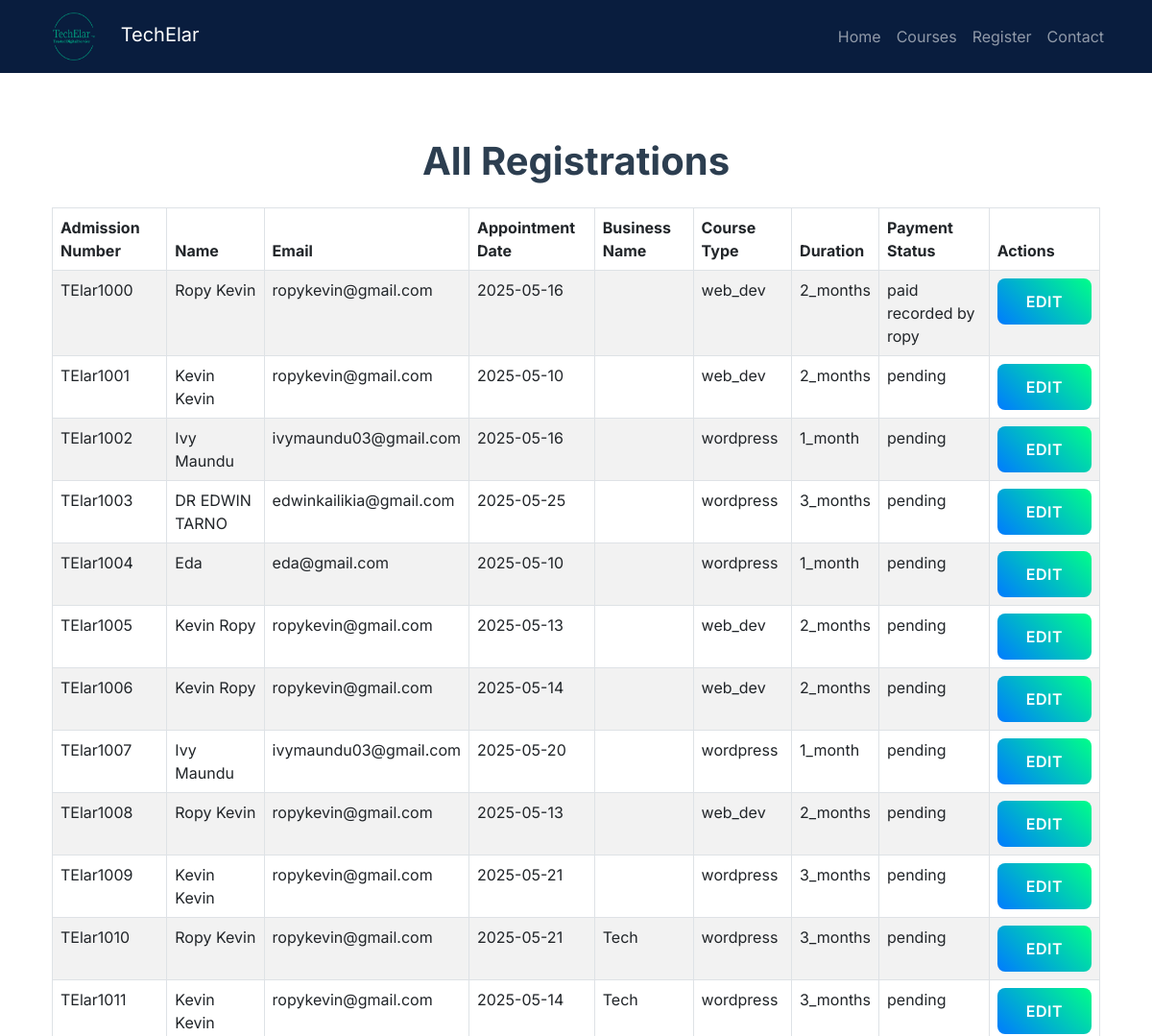
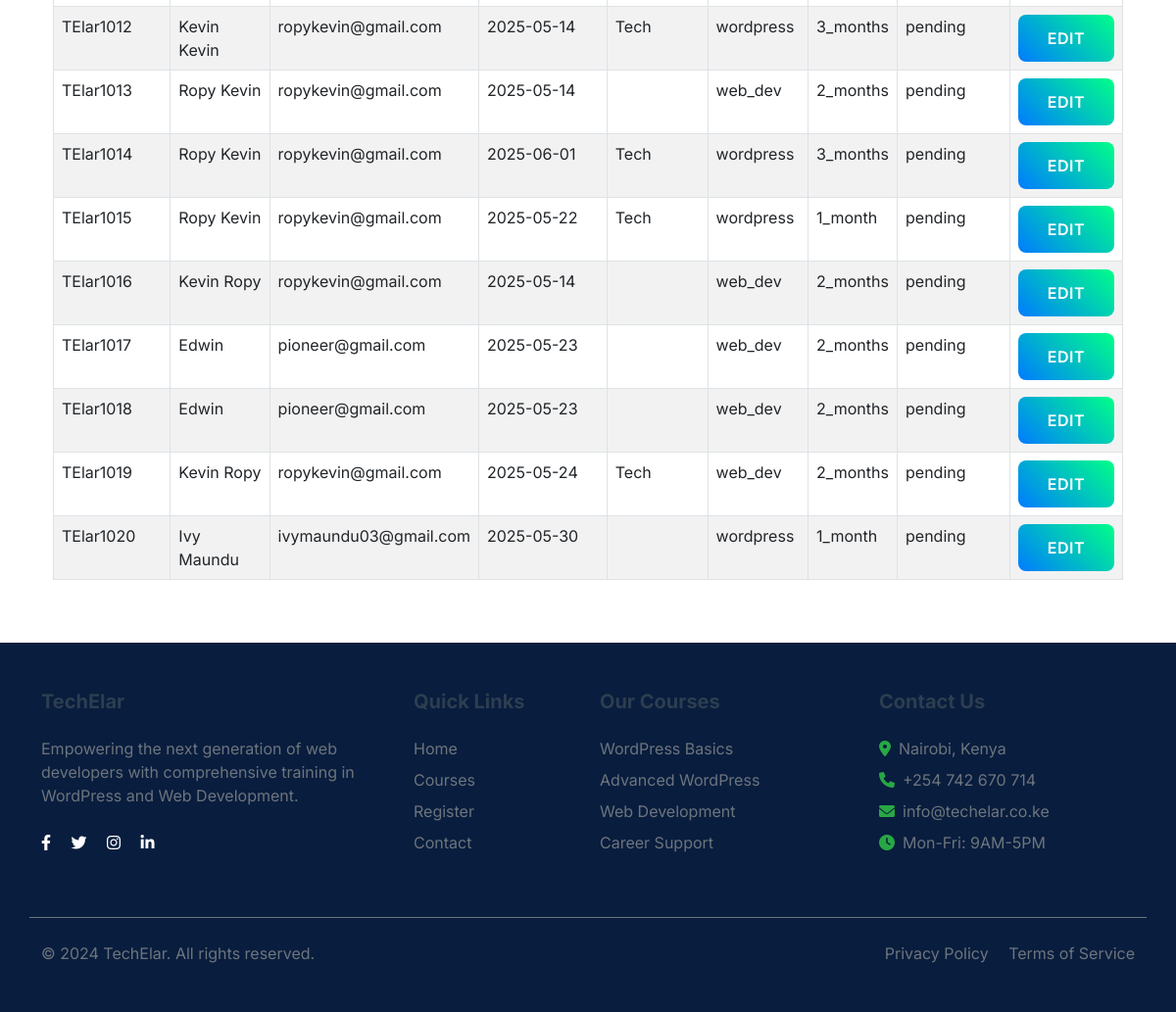
The app's page /admin/registrations, older data (2 pictures, top to bottom).
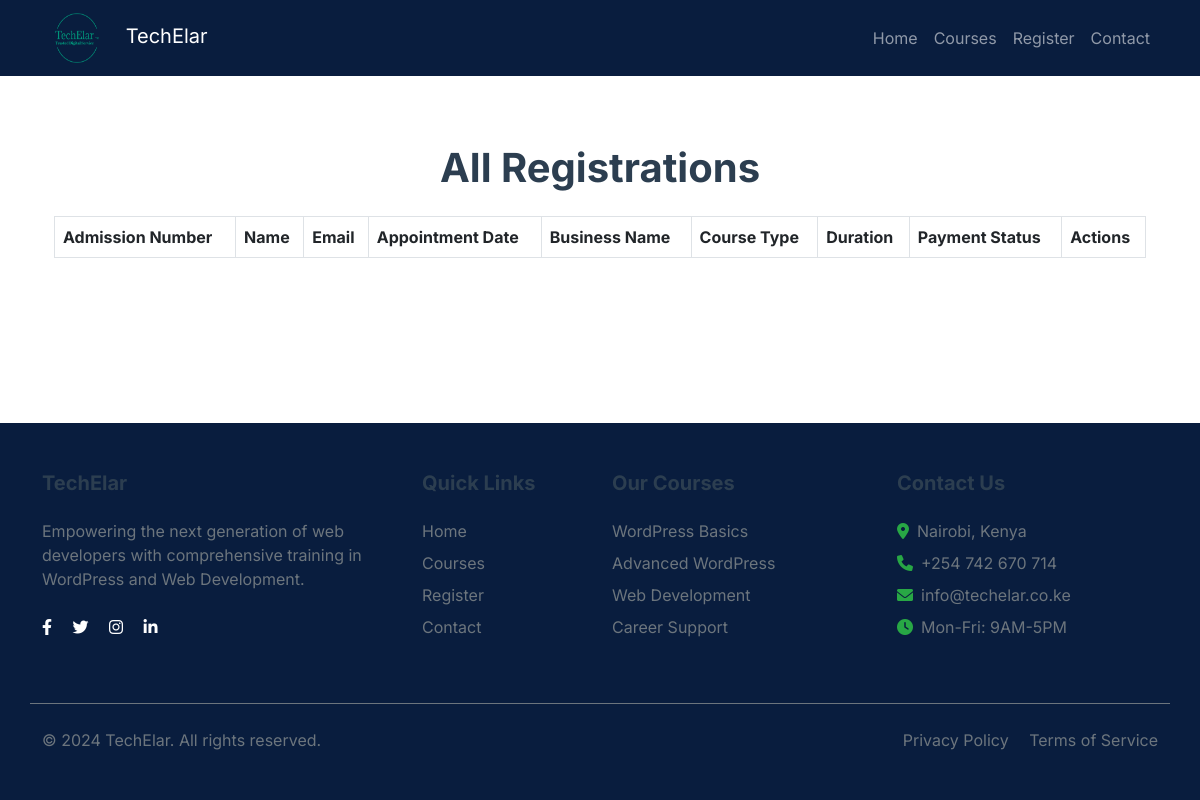
The same page, newer data.
### app.py (models this page shows, shortened)
class Registration(db.Model):
    id = db.Column(db.Integer, primary_key=True)
    admission_number = db.Column(db.String(20), unique=True, nullable=False)
    name = db.Column(db.String(100), nullable=False)
    email = db.Column(db.String(120), nullable=False)
    appointment_date = db.Column(db.Date, nullable=False)
    business_name = db.Column(db.String(100))
    course_type = db.Column(db.String(20), nullable=False)
    duration = db.Column(db.String(20), nullable=False)
    payment_status = db.Column(db.String(20), default='pending')
    mpesa_phone = db.Column(db.String(15))
    payment_amount = db.Column(db.Float, nullable=False)
    created_at = db.Column(db.DateTime, default=datetime.utcnow)

### app.py (the view)
@app.route('/admin/registrations')
def admin_registrations():
    registrations = Registration.query.all()
    return render_template('admin_registrations.html', registrations=registrations)

### templates/admin_registrations.html (shortened to what this page needs)
{% extends 'base.html' %}
{% block content %}
<div class="container mt-5">
    <h1 class="text-center mb-4">All Registrations</h1>
    <div class="table-responsive">
        <table class="table table-bordered table-striped">
            <thead>
                <tr>
                    <th>Admission Number</th>
                    <th>Name</th>
                    <th>Email</th>
                    <th>Appointment Date</th>
                    <th>Business Name</th>
                    <th>Course Type</th>
                    <th>Duration</th>
                    <th>Payment Status</th>
                    <th>Actions</th>
                </tr>
            </thead>
            <tbody>
                {% for registration in registrations %}
                <tr>
                    <td>{{ registration.admission_number }}</td>
                    <td>{{ registration.name }}</td>
                    <td>{{ registration.email }}</td>
                    <td>{{ registration.appointment_date }}</td>
                    <td>{{ registration.business_name }}</td>
                    <td>{{ registration.course_type }}</td>
                    <td>{{ registration.duration }}</td>
                    <td>{{ registration.payment_status }}</td>
                    <td>
                        <button type="button" class="btn btn-primary" data-bs-toggle="modal"
                            data-bs-target="#editRegistrationModal{{ registration.id }}">
                            Edit
                        </button>
                    </td>
                </tr>
                {% endfor %}
            </tbody>
        </table>
    </div>
</div>
{% endblock %}

### templates/base.html (shortened to what this page needs)
<!DOCTYPE html>
<html lang="en">
<head>
    <link href="https://cdn.jsdelivr.net/npm/bootstrap@5.3.0/dist/css/bootstrap.min.css" rel="stylesheet">
    <link href="https://cdnjs.cloudflare.com/ajax/libs/font-awesome/6.0.0/css/all.min.css" rel="stylesheet">
    <link href="{{ url_for('static', filename='css/style.css') }}" rel="stylesheet">
</head>
<body>
    <nav class="navbar navbar-expand-lg navbar-dark fixed-top" style="background-color: rgb(9,29,62);">
        <div class="container">
            <a class="navbar-brand" href="{{ url_for('home') }}">
                <img src="{{ url_for('static', filename='images/logo.png') }}" alt="TechElar Logo" class="me-2"
                    style="width: 70px; height: 50px;">
                TechElar
            </a>
            <div class="collapse navbar-collapse" id="navbarNav">
                <ul class="navbar-nav ms-auto">
                    <li class="nav-item">
                        <a class="nav-link" href="{{ url_for('home') }}">Home</a>
                    </li>
                    <li class="nav-item">
                        <a class="nav-link" href="{{ url_for('courses') }}">Courses</a>
                    </li>
                    <li class="nav-item">
                        <a class="nav-link" href="{{ url_for('register') }}">Register</a>
                    </li>
                    <li class="nav-item">
                        <a class="nav-link" href="{{ url_for('contact') }}">Contact</a>
                    </li>
                </ul>
            </div>
        </div>
    </nav>
    <main class="mt-5 pt-5">
        <div class="container z-3">
        {% block content %}{% endblock %}
    </main>
    <footer class="text-white py-5 mt-5" style="background-color: rgb(9,29,62);">
        <div class="container">
            <div class="row g-4">
                <div class="col-lg-4">
                    <h5 class="mb-4">TechElar</h5>
                    <p class="text-muted">Empowering the next generation of web developers with comprehensive training
                        in WordPress and Web Development.</p>
                    <div class="social-links mt-4">
                        <a href="#" class="text-white me-3"><i class="fab fa-facebook-f"></i></a>
                        <a href="#" class="text-white me-3"><i class="fab fa-twitter"></i></a>
                        <a href="#" class="text-white me-3"><i class="fab fa-instagram"></i></a>
                        <a href="#" class="text-white"><i class="fab fa-linkedin-in"></i></a>
                    </div>
                </div>
                <div class="col-lg-2">
                    <h5 class="mb-4">Quick Links</h5>
                    <ul class="list-unstyled">
                        <li class="mb-2"><a href="{{ url_for('home') }}"
                                class="text-muted text-decoration-none">Home</a></li>
                        <li class="mb-2"><a href="{{ url_for('courses') }}"
                                class="text-muted text-decoration-none">Courses</a></li>
                        <li class="mb-2"><a href="{{ url_for('register') }}"
                                class="text-muted text-decoration-none">Register</a></li>
                        <li><a href="#contact" class="text-muted text-decoration-none">Contact</a></li>
                    </ul>
                </div>
                <div class="col-lg-3">
                    <h5 class="mb-4">Our Courses</h5>
                    <ul class="list-unstyled">
                        <li class="mb-2"><a href="{{ url_for('courses') }}"
                                class="text-muted text-decoration-none">WordPress Basics</a></li>
                        <li class="mb-2"><a href="{{ url_for('courses') }}"
                                class="text-muted text-decoration-none">Advanced WordPress</a></li>
                        <li class="mb-2"><a href="{{ url_for('courses') }}" class="text-muted text-decoration-none">Web
                                Development</a></li>
                        <li><a href="{{ url_for('courses') }}" class="text-muted text-decoration-none">Career
                                Support</a></li>
                    </ul>
                </div>
                <div class="col-lg-3">
                    <h5 class="mb-4">Contact Us</h5>
                    <ul class="list-unstyled text-muted">
                        <li class="mb-2"><i class="fas fa-map-marker-alt me-2"></i>Nairobi, Kenya</li>
                        <li class="mb-2"><i class="fas fa-phone me-2"></i>+254 742 670 714</li>
                        <li class="mb-2"><i class="fas fa-envelope me-2"></i>info@techelar.co.ke</li>
                        <li><i class="fas fa-clock me-2"></i>Mon-Fri: 9AM-5PM</li>
                    </ul>
                </div>
            </div>
            <div class="row mt-5 pt-4 border-top border-secondary">
                <div class="col-md-6">
                    <p class="text-muted mb-0">&copy; 2024 TechElar. All rights reserved.</p>
                </div>
                <div class="col-md-6 text-md-end">
                    <a href="#" class="text-muted text-decoration-none me-3">Privacy Policy</a>
                    <a href="#" class="text-muted text-decoration-none">Terms of Service</a>
                </div>
            </div>
        </div>
    </footer>
</body>
</html>

### static/css/style.css (style rules this page uses)
body { min-height: 100vh; display: flex; flex-direction: column; font-family: 'Inter', sans-serif; }
main { flex: 1; }
h1, h2, h3, h4, h5, h6 { font-weight: 700; color: #2c3e50; }
.list-unstyled li { margin-bottom: 0.5rem; display: flex; align-items: center; }
.list-unstyled li i { margin-right: 0.5rem; color: #28a745; }
.text-muted { color: #6c757d !important; }

Row changes from the older to the newer data that the page shows:
removed Registration: admission_number "TElar1000", name "Ropy Kevin", email "ropykevin@gmail.com", appointment_date "2025-05-16", course_type "web_dev", duration "2_months", payment_status "paid recorded by ropy"
removed Registration: admission_number "TElar1001", name "Kevin Kevin", email "ropykevin@gmail.com", appointment_date "2025-05-10", course_type "web_dev", duration "2_months", payment_status "pending"
removed Registration: admission_number "TElar1002", name "Ivy Maundu", email "ivymaundu03@gmail.com", appointment_date "2025-05-16", course_type "wordpress", duration "1_month", payment_status "pending"
removed Registration: admission_number "TElar1003", name "DR EDWIN TARNO", email "edwinkailikia@gmail.com", appointment_date "2025-05-25", course_type "wordpress", duration "3_months", payment_status "pending"
removed Registration: admission_number "TElar1004", name "Eda", email "eda@gmail.com", appointment_date "2025-05-10", course_type "wordpress", duration "1_month", payment_status "pending"
removed Registration: admission_number "TElar1005", name "Kevin Ropy", email "ropykevin@gmail.com", appointment_date "2025-05-13", course_type "web_dev", duration "2_months", payment_status "pending"
removed Registration: admission_number "TElar1006", name "Kevin Ropy", email "ropykevin@gmail.com", appointment_date "2025-05-14", course_type "web_dev", duration "2_months", payment_status "pending"
removed Registration: admission_number "TElar1007", name "Ivy Maundu", email "ivymaundu03@gmail.com", appointment_date "2025-05-20", course_type "wordpress", duration "1_month", payment_status "pending"
removed Registration: admission_number "TElar1008", name "Ropy Kevin", email "ropykevin@gmail.com", appointment_date "2025-05-13", course_type "web_dev", duration "2_months", payment_status "pending"
removed Registration: admission_number "TElar1009", name "Kevin Kevin", email "ropykevin@gmail.com", appointment_date "2025-05-21", course_type "wordpress", duration "3_months", payment_status "pending"
removed Registration: admission_number "TElar1010", name "Ropy Kevin", email "ropykevin@gmail.com", appointment_date "2025-05-21", business_name "Tech", course_type "wordpress", duration "3_months", payment_status "pending"
removed Registration: admission_number "TElar1011", name "Kevin Kevin", email "ropykevin@gmail.com", appointment_date "2025-05-14", business_name "Tech", course_type "wordpress", duration "3_months", payment_status "pending"
removed Registration: admission_number "TElar1012", name "Kevin Kevin", email "ropykevin@gmail.com", appointment_date "2025-05-14", business_name "Tech", course_type "wordpress", duration "3_months", payment_status "pending"
removed Registration: admission_number "TElar1013", name "Ropy Kevin", email "ropykevin@gmail.com", appointment_date "2025-05-14", course_type "web_dev", duration "2_months", payment_status "pending"
removed Registration: admission_number "TElar1014", name "Ropy Kevin", email "ropykevin@gmail.com", appointment_date "2025-06-01", business_name "Tech", course_type "wordpress", duration "3_months", payment_status "pending"
removed Registration: admission_number "TElar1015", name "Ropy Kevin", email "ropykevin@gmail.com", appointment_date "2025-05-22", business_name "Tech", course_type "wordpress", duration "1_month", payment_status "pending"
removed Registration: admission_number "TElar1016", name "Kevin Ropy", email "ropykevin@gmail.com", appointment_date "2025-05-14", course_type "web_dev", duration "2_months", payment_status "pending"
removed Registration: admission_number "TElar1017", name "Edwin", email "pioneer@gmail.com", appointment_date "2025-05-23", course_type "web_dev", duration "2_months", payment_status "pending"
removed Registration: admission_number "TElar1018", name "Edwin", email "pioneer@gmail.com", appointment_date "2025-05-23", course_type "web_dev", duration "2_months", payment_status "pending"
removed Registration: admission_number "TElar1019", name "Kevin Ropy", email "ropykevin@gmail.com", appointment_date "2025-05-24", business_name "Tech", course_type "web_dev", duration "2_months", payment_status "pending"
removed Registration: admission_number "TElar1020", name "Ivy Maundu", email "ivymaundu03@gmail.com", appointment_date "2025-05-30", course_type "wordpress", duration "1_month", payment_status "pending"
